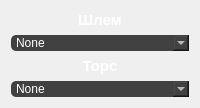
     <widget class="QWidget" name="up">
      <attribute name="title">
       <string>Вверх</string>
      </attribute>
      <layout class="QVBoxLayout" name="verticalLayout_2">
       <item>
        <widget class="QLabel" name="helmet_2">
         <property name="baseSize">
          <size>
           <width>0</width>
           <height>0</height>
          </size>
         </property>
         <property name="font">
          <font>
           <pointsize>11</pointsize>
           <weight>75</weight>
           <bold>true</bold>
           <kerning>true</kerning>
          </font>
         </property>
         <property name="styleSheet">
          <string notr="true">color: #ffffff;</string>
         </property>
         <property name="lineWidth">
          <number>1</number>
         </property>
         <property name="midLineWidth">
          <number>0</number>
         </property>
         <property name="text">
          <string>Шлем</string>
         </property>
         <property name="alignment">
          <set>Qt::AlignHCenter|Qt::AlignTop</set>
         </property>
         <property name="wordWrap">
          <bool>true</bool>
         </property>
         <property name="margin">
          <number>0</number>
         </property>
         <property name="indent">
          <number>0</number>
         </property>
        </widget>
       </item>
       <item>
        <widget class="QComboBox" name="helmet">
         <property name="cursor">
          <cursorShape>PointingHandCursor</cursorShape>
         </property>
         <property name="styleSheet">
          <string notr="true">color: #ffffff;
background: #414141;
border-radius: 5px;</string>
         </property>
         <item>
          <property name="text">
           <string>None</string>
          </property>
         </item>
         <item>
          <property name="text">
           <string>NETHERITE_HELMET</string>
          </property>
         </item>
         <item>
          <property name="text">
           <string>DIAMOND_HELMET</string>
          </property>
         </item>
         <item>
          <property name="text">
           <string>IRON_HELMET</string>
          </property>
         </item>
         <item>
          <property name="text">
           <string>GOLDEN_HELMET</string>
          </property>
         </item>
         <item>
          <property name="text">
           <string>CHAINMAIL_HELMET</string>
          </property>
         </item>
         <item>
          <property name="text">
           <string>LEATHER_HELMET</string>
          </property>
         </item>
        </widget>
       </item>
       <item>
        <widget class="QLabel" name="chestplate_2">
         <property name="baseSize">
          <size>
           <width>0</width>
           <height>0</height>
          </size>
         </property>
         <property name="font">
          <font>
           <pointsize>11</pointsize>
           <weight>75</weight>
           <bold>true</bold>
           <kerning>true</kerning>
          </font>
         </property>
         <property name="styleSheet">
          <string notr="true">color: #ffffff;</string>
         </property>
         <property name="lineWidth">
          <number>1</number>
         </property>
         <property name="midLineWidth">
          <number>0</number>
         </property>
         <property name="text">
          <string>Торс</string>
         </property>
         <property name="alignment">
          <set>Qt::AlignHCenter|Qt::AlignTop</set>
         </property>
         <property name="wordWrap">
          <bool>true</bool>
         </property>
         <property name="margin">
          <number>0</number>
         </property>
         <property name="indent">
          <number>0</number>
         </property>
        </widget>
       </item>
       <item>
        <widget class="QComboBox" name="chestplate">
         <property name="cursor">
          <cursorShape>PointingHandCursor</cursorShape>
         </property>
         <property name="styleSheet">
          <string notr="true">color: #ffffff;
background: #414141;
border-radius: 5px;</string>
         </property>
         <item>
          <property name="text">
           <string>None</string>
          </property>
         </item>
         <item>
          <property name="text">
           <string>NETHERITE_CHESTPLATE</string>
          </property>
         </item>
         <item>
          <property name="text">
           <string>DIAMOND_CHESTPLATE</string>
          </property>
         </item>
         <item>
          <property name="text">
           <string>IRON_CHESTPLATE</string>
          </property>
         </item>
         <item>
          <property name="text">
           <string>GOLDEN_CHESTPLATE</string>
          </property>
         </item>
         <item>
          <property name="text">
           <string>CHAINMAIL_CHESTPLATE</string>
          </property>
         </item>
         <item>
          <property name="text">
           <string>LEATHER_CHESTPLATE</string>
          </property>
         </item>
        </widget>
       </item>
      </layout>
     </widget>
